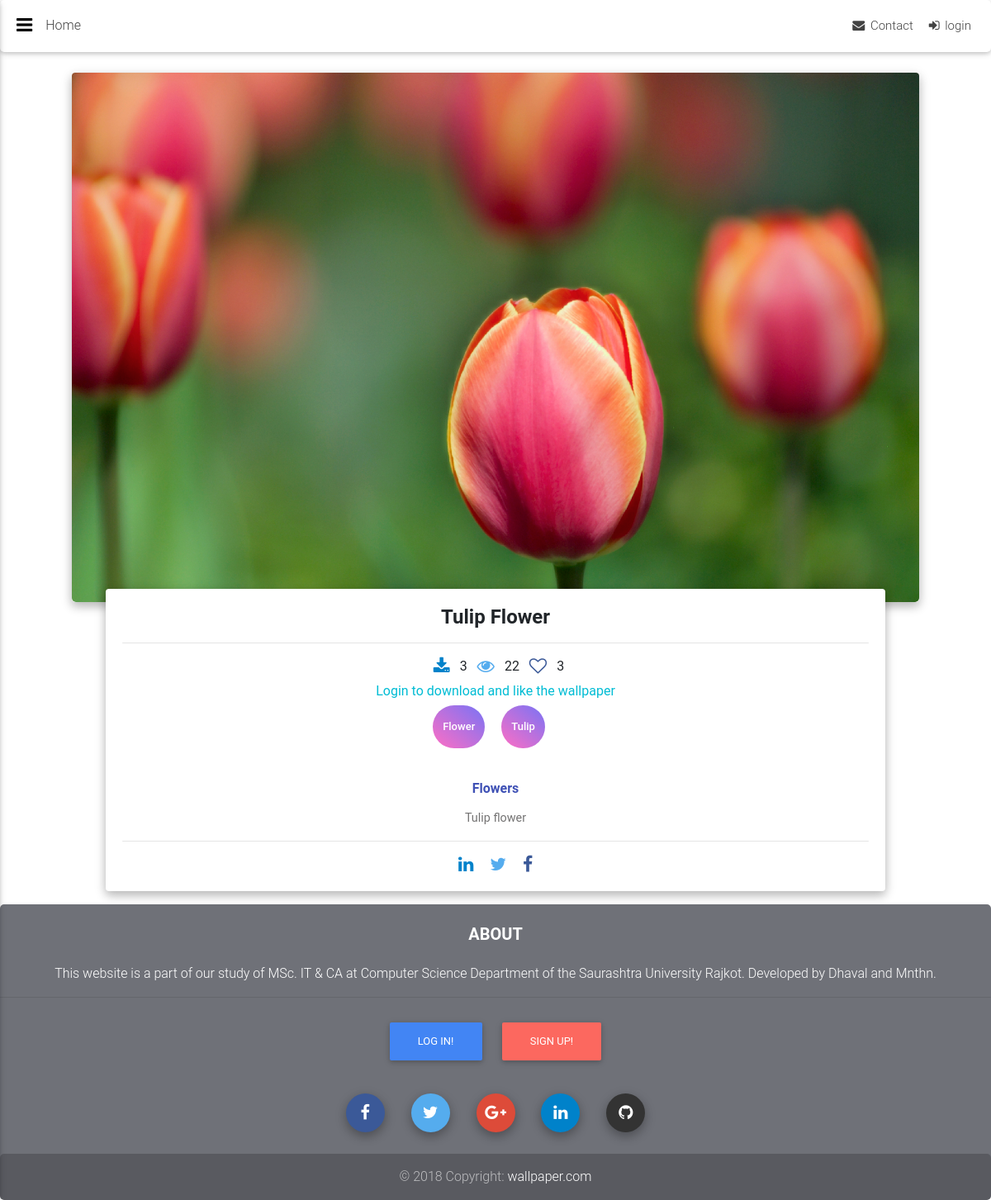
The page /wallpaper/Flowers/tulip-flower on the database its author committed.
### walls/models.py (models this page shows, shortened)
class Wallpapers(models.Model):
    title = models.CharField(max_length=100)
    image = models.ImageField(upload_to=upload_image)
    category = models.ForeignKey(
        Categories, on_delete=models.DO_NOTHING, related_name='category')
    tags = models.TextField(null=True, blank=True)
    location = models.CharField(null=True, blank=True, max_length=50)
    description = models.TextField(null=True, blank=True)
    likes = models.IntegerField(default=0)
    downloads = models.IntegerField(default=0)
    views = models.IntegerField(default=0)
    uploader = models.ForeignKey(
        User, on_delete=models.CASCADE, related_name='user')
    slug = models.SlugField(max_length=60, unique=True)
    active = models.BooleanField(default=1, choices=STATUS)
    created_at = models.DateTimeField(auto_now_add=True)
    modified_at = models.DateTimeField(auto_now=True)
    def upload_to(self):
        return 'wallpaper_media/wallpapers/'
    def get_tags(self):
        if self.tags:
            return [one.strip() for one in self.tags.split(',') if one.strip()]
        else:
            return ''

class Categories(models.Model):
    title = models.CharField(("Category Name"), unique=True, max_length=30)
    image = models.ImageField(("Category Image"), upload_to=upload_image)
    active = models.BooleanField(default=1, choices=STATUS)
    created_at = models.DateTimeField(auto_now_add=True)
    modified_at = models.DateTimeField(auto_now=True)
    def __str__(self):
        return self.title
    def upload_to(self):
        return 'wallpaper_media/categories/'

### walls/views.py (the view)
# urls.py: path('wallpaper', views.wallpaper, name="wallpaper"),
def wallpaper(request, category, slug):
    wallpaper = Wallpapers.objects.get(
        category=Categories.objects.get(title=category), slug=slug)
    wallpaper.views = wallpaper.views + 1
    wallpaper.save()
    return render(request, 'user/wallpaper.html', {'wallpaper': wallpaper})

### walls/context_processors.py (called while the page is built)
def add_variable_to_context(request):
    return {
        'categories': Categories.objects.filter(active=True)
    }

### walls/models.py (called while the page is built)
def slug_save(sender, instance, *args, **kwargs):
    if not instance.slug:
        instance.slug = unique_slug_generator(
            instance, instance.title, instance.slug)

### walls/templates/user/wallpaper.html (shortened to what this page needs)
{% extends "user/main_loggedin.html" %}
{% block main_content %}
<div class="container">
    <section>
        <div class="card card-cascade wider reverse">
            <div class="view view-cascade overlay">
                <img class="card-img-top" src="{{ wallpaper.image.url }}" alt="{{ wallpaper.title }}">
            </div>
            <div class="card-body card-body-cascade text-center">
                <h4 class="card-title"><strong>{{wallpaper.title|title}}</strong></h4>
                <hr>
                {% if user.is_authenticated %}
                <a id='download-link' class="px-2 fa-lg li-ic" download="{{ wallpaper.slug|add:'-wallpaper-com.jpg' }}"
                    href="{{ wallpaper.image.url }}"><i class="fa fa-download"></i>
                    <span>{{wallpaper.downloads}}</span>
                </a>
                <a class="px-2 fa-lg tw-ic"><i class="fa fa-eye"></i></a>
                <span>{{wallpaper.views}}</span>
                <a class="px-2 fa-lg fb-ic" id='likes-link'><i class="fa fa-heart-o"></i></a>
                <span>{{wallpaper.likes}}</span>
                <h6 class="pt-2">
                    {{wallpaper.image.height}} x {{wallpaper.image.width}}
                </h6>
                {% else %}
                <a class="px-2 fa-lg li-ic"><i class="fa fa-download"></i></a>
                <span>{{wallpaper.downloads}}</span>
                <a class="px-2 fa-lg tw-ic"><i class="fa fa-eye"></i></a>
                <span>{{wallpaper.views}}</span>
                <a class="px-2 fa-lg fb-ic"><i class="fa fa-heart-o"></i></a>
                <span>{{wallpaper.likes}}</span>
                <h6 class="pt-2">
                    <a class="cyan-text" href="{% url 'login' %}">Login to download and like the wallpaper</a>
                </h6>
                {% endif%}
                {% if wallpaper.tags != '' %}
                {% for tag in wallpaper.get_tags %}
                <div class="chip chip-lg purple-gradient white-text">
                    <a class="white-text" href="{% url 'tags' tag %}">{{ tag }}</a>
                </div>
                {% endfor %}
                {% endif %}
                <h6 class="font-weight-bold indigo-text py-2 pt-3">{{ wallpaper.category}}</h6>
                <p class="card-text">{{wallpaper.description}}
                </p>
                <hr>
                <a class="px-2 fa-lg li-ic"><i class="fa fa-linkedin"></i></a>
                <a class="px-2 fa-lg tw-ic"><i class="fa fa-twitter"></i></a>
                <a class="px-2 fa-lg fb-ic"><i class="fa fa-facebook"></i></a>
            </div>
        </div>
    </section>
</div>
{% endblock main_content %}

### static/css/styles.css (style rules this page uses)
* { border-radius: 5px; }
.chip.chip-lg { height: 52px; line-height: 52px; border-radius: 26px; }

### walls/templates/user/main_loggedin.html (style rules this page uses)
* { border-radius: 5px; }

### rows shown on the page
Wallpapers: image (picture), title "Tulip Flower", downloads "3", views "22", likes "3", category "Flowers", description "Tulip flower"

### other values the page prints
{{ tag }} "Flower" "Tulip"
